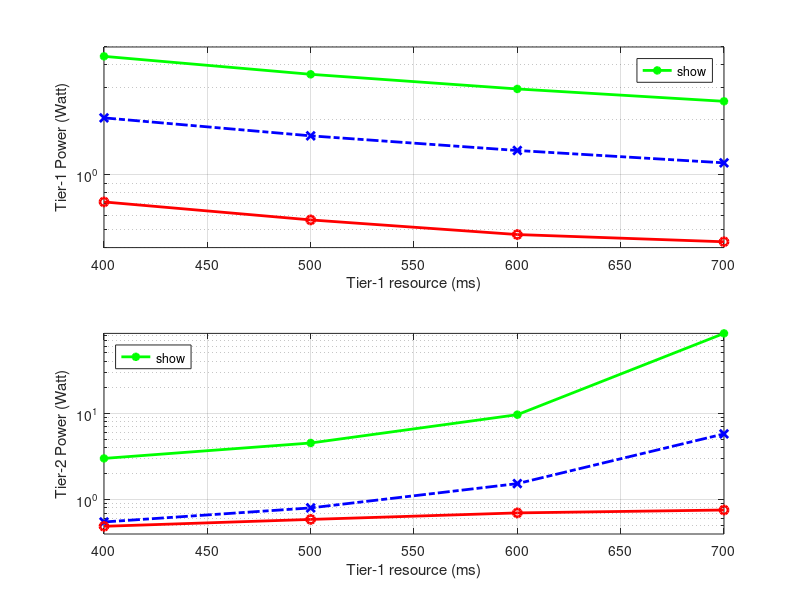

Write MATLAB code to recreate this figure.
clc;
clear;

totalNodes=20;
N = 4;
%{
totalTime = 1000.0; % 1s
CSAclusterTier1Power = [0.0057 0.0047 0.0040 0.0035 0.0031];
CSAclusterTier2Power = [3.5656 3.5679 3.5718 3.5795 3.6028];

KmeansclusterTier1Power = [0.0163 0.0136 0.0116 0.0102 0.0090];
KmeansclusterTier2Power = [0.7002 1.0932 3.5536 131.7352 1.2699e+09];

DMCPclusterTier1Power = [0.5892 0.0295 0.0252 0.0221 0.0196];
DMCPclusterTier2Power = [4.5227 9.6166 83.9697 1.6979e+05 5.4372e+18];

xaxis = [500.0 600.0 700.0 800.0 900.0]; % ms
%}

totalTime = 1000.0; % 1s
CSAclusterTier1Power = [0.7107 0.5668 0.4714 0.4304];
CSAclusterTier2Power = [0.4912 0.5900 0.7019 0.7580];

KmeansclusterTier1Power = [2.0483 1.6335 1.3584 1.1627];
KmeansclusterTier2Power = [0.5512 0.8019 1.5314 5.7637];

DMCPclusterTier1Power = [4.4447 3.5447 2.9478 2.5230];
DMCPclusterTier2Power = [2.9987 4.5227 9.6166 83.9697];

xaxis = [400.0 500.0 600.0 700.0]; % ms

subplot(2,1,1);
str_DMCP = sprintf('DMCP');
semilogy(xaxis, DMCPclusterTier1Power, '*-','LineWidth',2,'Color','g','DisplayName',str_DMCP ); hold on;
str_baseline = sprintf('Kmeans');
semilogy(xaxis, KmeansclusterTier1Power, 'x-.','LineWidth',2,'Color','b','DisplayName',str_baseline ); hold on;
str_CSA = sprintf('Proposed');
semilogy(xaxis, CSAclusterTier1Power, 'o-','LineWidth',2,'Color','r','DisplayName',str_CSA ); hold on;

xlabel('Tier-1 resource (ms)');
ylabel('Tier-1 Power (Watt)');
axis([-inf inf 0.4 5.0]);
legend('show','location','NorthEast');
grid on;

subplot(2,1,2);
str_DMCP = sprintf('DMCP');
semilogy(xaxis, DMCPclusterTier2Power, '*-','LineWidth',2,'Color', 'g', 'DisplayName',str_DMCP); hold on;
str_baseline = sprintf('Kmeans');
semilogy(xaxis, KmeansclusterTier2Power, 'x-.','LineWidth',2,'Color', 'b', 'DisplayName',str_baseline); hold on;
str_CSA = sprintf('Proposed');
semilogy(xaxis, CSAclusterTier2Power, 'o-','LineWidth',2,'Color', 'r', 'DisplayName',str_CSA); hold on;

xlabel('Tier-1 resource (ms)');
ylabel('Tier-2 Power (Watt)');
axis([-inf inf 0.4 inf]);
%title('|S|=24, |H|=4, T+N*\tau = 100(s)');
legend('show','location','NorthWest');
grid on;
hold off;
